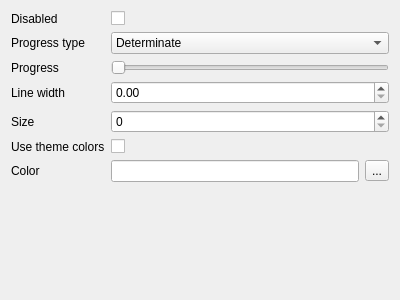
<?xml version="1.0" encoding="UTF-8"?>
<ui version="4.0">
 <class>CircularProgressSettingsForm</class>
 <widget class="QWidget" name="CircularProgressSettingsForm">
  <property name="geometry">
   <rect>
    <x>0</x>
    <y>0</y>
    <width>400</width>
    <height>300</height>
   </rect>
  </property>
  <property name="windowTitle">
   <string>Form</string>
  </property>
  <layout class="QGridLayout" name="gridLayout">
   <item row="0" column="0">
    <layout class="QFormLayout" name="formLayout">
     <item row="0" column="0">
      <widget class="QLabel" name="disabledLabel">
       <property name="text">
        <string>Disabled</string>
       </property>
      </widget>
     </item>
     <item row="0" column="1">
      <widget class="QCheckBox" name="disabledCheckBox"/>
     </item>
     <item row="1" column="0">
      <widget class="QLabel" name="progressTypeLabel">
       <property name="text">
        <string>Progress type</string>
       </property>
      </widget>
     </item>
     <item row="1" column="1">
      <widget class="QComboBox" name="progressTypeComboBox">
       <item>
        <property name="text">
         <string>Determinate</string>
        </property>
       </item>
       <item>
        <property name="text">
         <string>Indeterminate</string>
        </property>
       </item>
      </widget>
     </item>
     <item row="3" column="0">
      <widget class="QLabel" name="lineWidthLabel">
       <property name="text">
        <string>Line width</string>
       </property>
      </widget>
     </item>
     <item row="3" column="1">
      <widget class="QDoubleSpinBox" name="lineWidthDoubleSpinBox"/>
     </item>
     <item row="4" column="0">
      <widget class="QLabel" name="sizeLabel">
       <property name="text">
        <string>Size</string>
       </property>
      </widget>
     </item>
     <item row="4" column="1">
      <widget class="QSpinBox" name="sizeSpinBox"/>
     </item>
     <item row="5" column="0">
      <widget class="QLabel" name="useThemeColorsLabel">
       <property name="text">
        <string>Use theme colors</string>
       </property>
      </widget>
     </item>
     <item row="5" column="1">
      <widget class="QCheckBox" name="useThemeColorsCheckBox"/>
     </item>
     <item row="6" column="0">
      <widget class="QLabel" name="colorLabel">
       <property name="text">
        <string>Color</string>
       </property>
      </widget>
     </item>
     <item row="6" column="1">
      <layout class="QHBoxLayout" name="horizontalLayout">
       <item>
        <widget class="QLineEdit" name="colorLineEdit"/>
       </item>
       <item>
        <widget class="QToolButton" name="colorToolButton">
         <property name="text">
          <string>...</string>
         </property>
        </widget>
       </item>
      </layout>
     </item>
     <item row="2" column="0">
      <widget class="QLabel" name="progressLabel">
       <property name="text">
        <string>Progress</string>
       </property>
      </widget>
     </item>
     <item row="2" column="1">
      <widget class="QSlider" name="progressSlider">
       <property name="orientation">
        <enum>Qt::Horizontal</enum>
       </property>
      </widget>
     </item>
    </layout>
   </item>
  </layout>
 </widget>
 <resources/>
 <connections/>
</ui>
